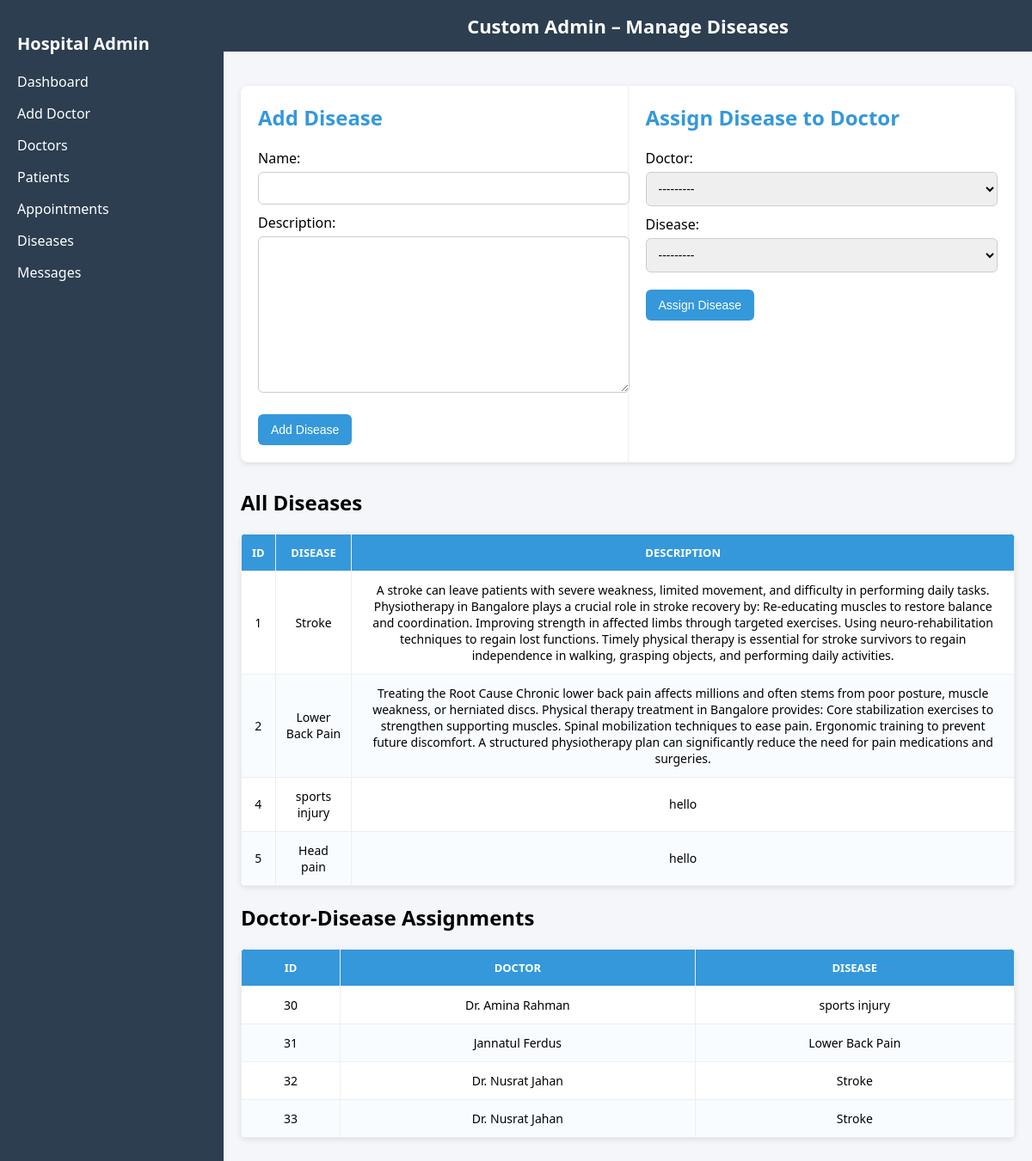
Before: /custom_admin/diseases/ (signed in) with the older database file.
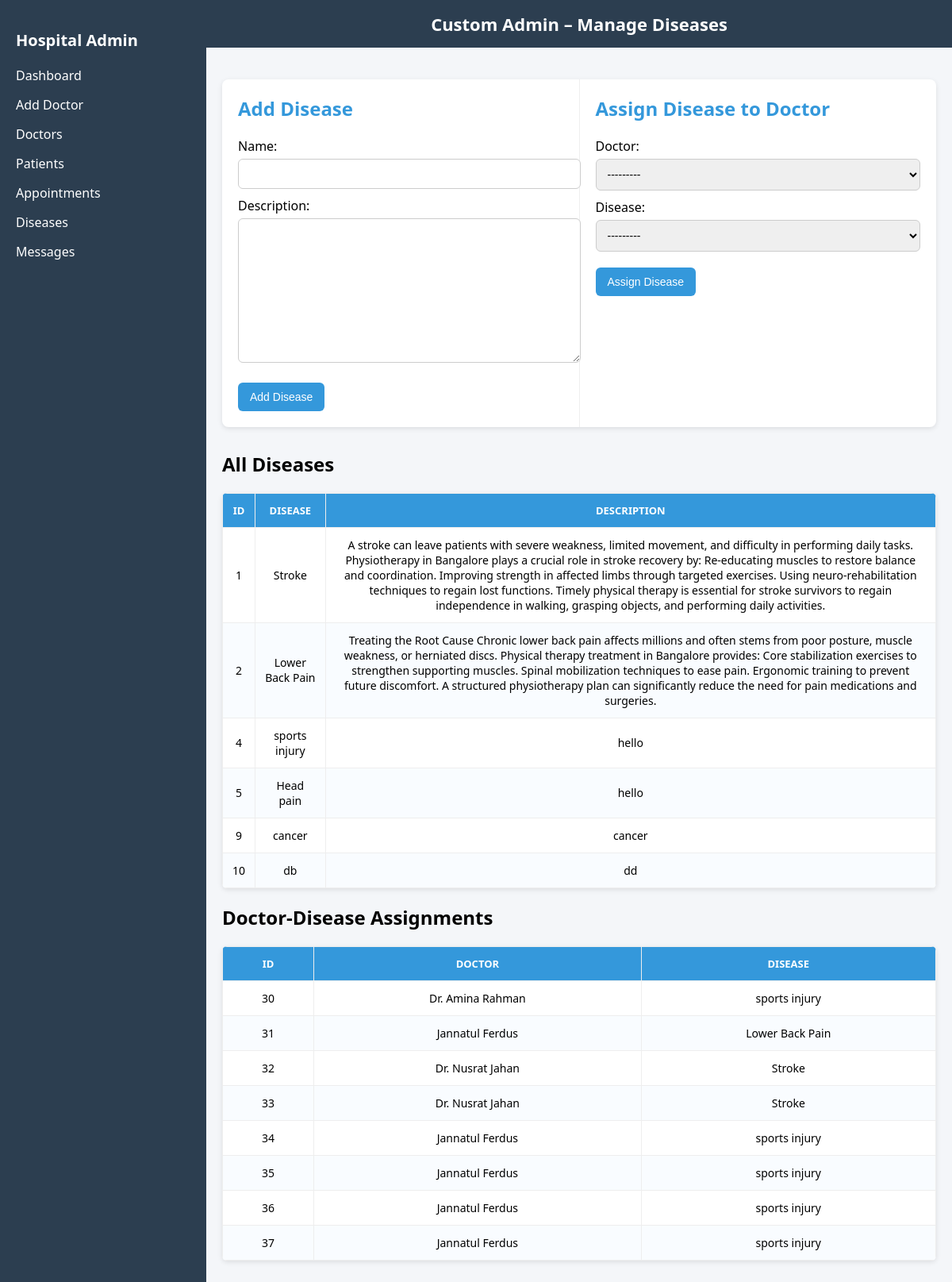
After: the same page with the newer database file.
### main_app/models.py (models this page shows)
class Disease(models.Model):
    name = models.CharField(max_length=100, unique=True)
    description = models.TextField()
    def __str__(self):
        return self.name

class DoctorDiseaseAssignment(models.Model):
    doctor = models.ForeignKey(Doctor, on_delete=models.CASCADE)
    disease = models.ForeignKey(Disease, on_delete=models.CASCADE)

class Doctor(models.Model):
    full_name = models.CharField(max_length=100)
    specialization = models.CharField(max_length=100)
    phone = models.CharField(max_length=15)
    email = models.EmailField(unique=True)
    availability = models.JSONField(default=dict, blank=True, null=True)
    def __str__(self):
        return self.full_name

### custom_admin/views.py (the view, shortened to what this page needs)
# urls.py: path("diseases/", views.manage_diseases, name="diseases"),
@login_required
def manage_diseases(request):
    disease_form = DiseaseForm()
    assignment_form = DoctorDiseaseAssignmentForm()
    latest_id = None
    diseases = Disease.objects.all()
    assignments = DoctorDiseaseAssignment.objects.select_related("doctor", "disease")
    return render(request, "admin_diseases.html", {
        "disease_form": disease_form,
        "assignment_form": assignment_form,
        "diseases": diseases,
        "assignments": assignments,
        "latest_id": latest_id,
    })

### main_app/forms.py
class DiseaseForm(forms.ModelForm):
    class Meta:
        model = Disease
        fields = ["name", "description"]

class DoctorDiseaseAssignmentForm(forms.ModelForm):
    class Meta:
        model = DoctorDiseaseAssignment
        fields = ["doctor", "disease"]

### custom_admin/templates/admin_diseases.html (shortened to what this page needs)
{% load static %}
<!DOCTYPE html>
<html lang="en">
  <head>
    <link rel="stylesheet" href="{% static 'css/admin_diseases.css' %}" />
  </head>
  <body>
     {% include 'sidder_part.html' %}
    <div class="layout disease-admin">
      <header>Custom Admin – Manage Diseases</header>
      <div class="container">
        <div class="forms">
          <div class="card">
            <h2>Add Disease</h2>
            <form method="post">
              {{ disease_form.as_p }}
              <button type="submit" name="disease_submit" class="btn">Add Disease</button>
            </form>
          </div>
          <div class="card">
            <h2>Assign Disease to Doctor</h2>
            <form method="post">
              {{ assignment_form.as_p }}
              <button type="submit" name="assignment_submit" class="btn">Assign Disease</button>
            </form>
          </div>
        </div>
        <h2>All Diseases</h2>
        <table>
          <thead>
            <tr>
              <th>ID</th>
              <th>Disease</th>
              <th>Description</th>
            </tr>
          </thead>
          <tbody>
            {% for d in diseases %}
            <tr>
              <td>{{ d.id }}</td>
              <td>{{ d.name }}</td>
              <td>{{ d.description }}</td>
            </tr>
            {% empty %}
            <tr>
              <td colspan="3">No diseases found.</td>
            </tr>
            {% endfor %}
          </tbody>
        </table>
        <h2>Doctor-Disease Assignments</h2>
        <table>
          <thead>
            <tr>
              <th>ID</th>
              <th>Doctor</th>
              <th>Disease</th>
            </tr>
          </thead>
          <tbody>
            {% for a in assignments %}
            <tr>
              <td>{{ a.id }}</td>
              <td>{{ a.doctor.full_name }}</td>
              <td>{{ a.disease.name }}</td>
            </tr>
            {% empty %}
            <tr>
              <td colspan="3">No assignments found.</td>
            </tr>
            {% endfor %}
          </tbody>
        </table>
      </div>
    </div>
  </body>
</html>

Changed rows visible on the page:
added Disease: id "9", name "cancer", description "cancer"
added Disease: id "10", name "db", description "dd"
added DoctorDiseaseAssignment: id "34", doctor.full_name "Jannatul Ferdus", disease.name "sports injury"
added DoctorDiseaseAssignment: id "35", doctor.full_name "Jannatul Ferdus", disease.name "sports injury"
added DoctorDiseaseAssignment: id "36", doctor.full_name "Jannatul Ferdus", disease.name "sports injury"
added DoctorDiseaseAssignment: id "37", doctor.full_name "Jannatul Ferdus", disease.name "sports injury"
